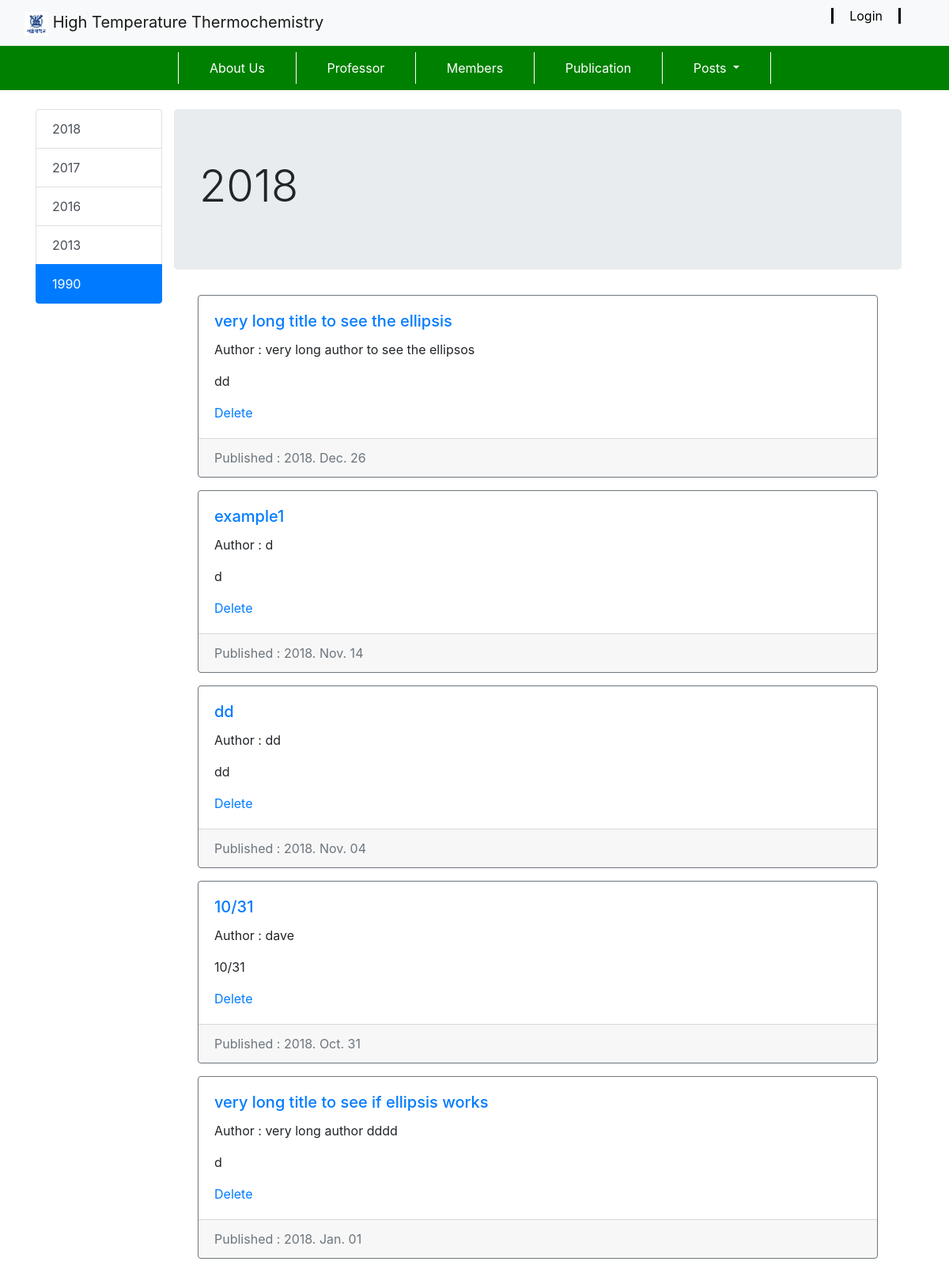
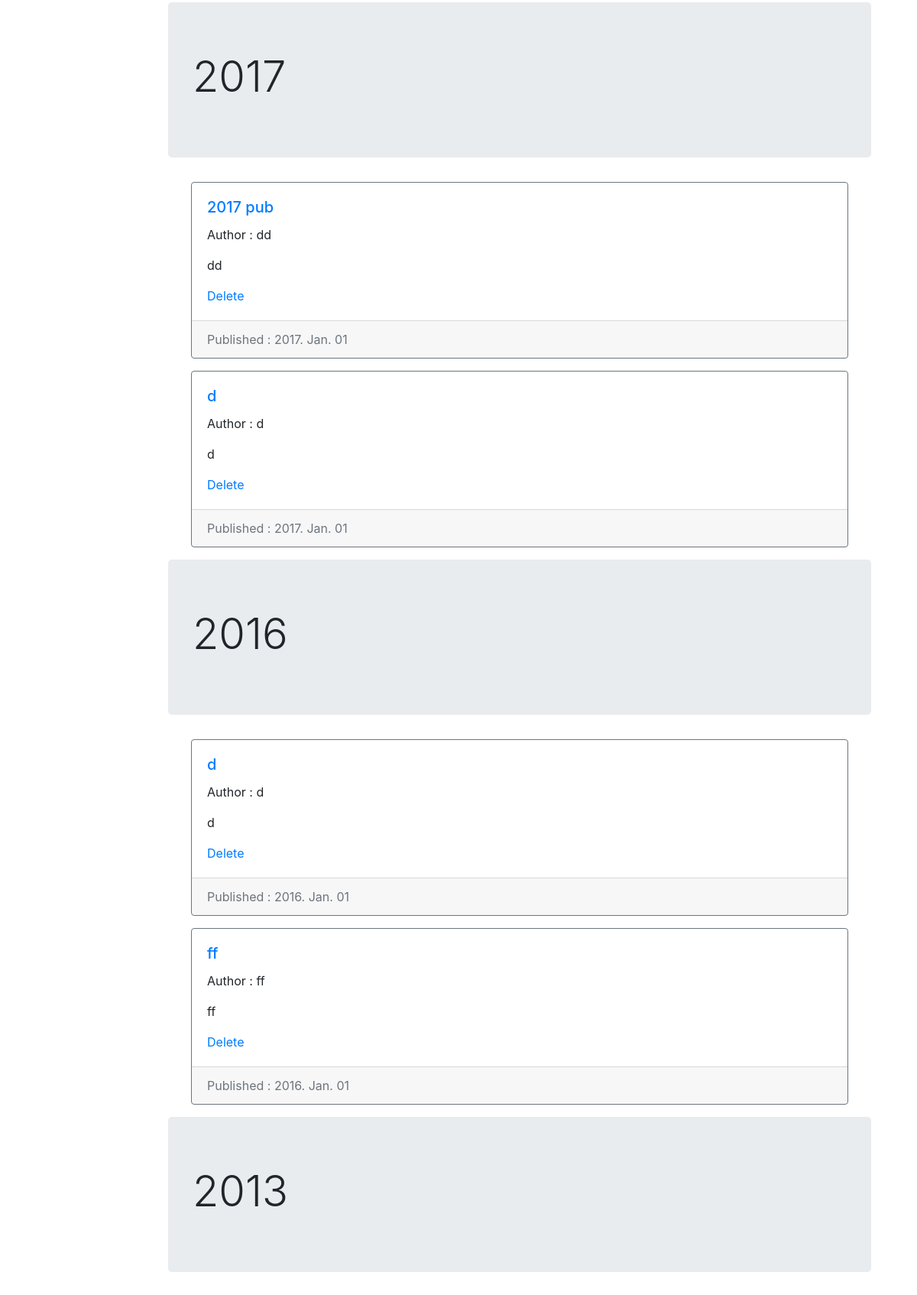
The page /publication/list (upper part) on the database its author committed (2 pictures, top to bottom).
### blog/models.py (models this page shows, shortened)
class Publication(models.Model):
    title = models.CharField(max_length=500)
    explanation_for_the_publication = models.CharField(max_length=500)
    author = models.CharField(max_length=500)
    year_of_publication = models.DateTimeField(blank=False)
    link_url = models.URLField(max_length=500)
    created_date = models.DateTimeField(default=timezone.now)

### blog/views.py (the view)
# urls.py: path('publication/list', views.PublicationListView.as_view(), name='publication_list'),
class PublicationListView(ListView):
    model = Publication
    context_object_name = 'publications'
    def get_queryset(self):
        return Publication.objects.order_by('-year_of_publication')
    def get_context_data(self):
        context = super(PublicationListView, self).get_context_data()
        context['years'] = []
        years_list = []
        publications = Publication.objects.order_by('-year_of_publication')
        for publication in publications:
            years_list.append(publication.year_of_publication.year)
        years_list = list(set(years_list))
        years_list.sort(reverse=True)
        context['years'] = years_list
        return context

### templates/blog/publication_list.html (shortened to what this page needs)
{% extends 'blog/base.html' %}
{% block content %}
<div class="row">
<div class="col-2">
    <div data-spy="scroll" id="list-example" class="list-group sticky-top">
        {% for year in years %}
        <a class="list-group-item list-group-item-action" href="#list-item-{{year}}">{{year}}</a>
        {% endfor %}
    </div>
</div>
<div class = "card-deck col-10">
    {% for year in years %}
    <div data-spy="scroll" data-target="#list-example" data-offset="10" class="scrollspy-example jumbotron col-12">
        <h1 class="display-4" id="list-item-{{year}}">{{year}}</h1>
    </div>
    {% for publication in publications %}
    {% if year == publication.year_of_publication.year %}
    <div  class="col-12">
            <div class="card border-secondary mb-3">
                <div class="card-body">
                    <h5 class="card-title"><a href="{{ publication.link_url }}">{{ publication.title }}</a></h5>
                    <p class="card-text">Author : {{ publication.author|truncatechars:200 }}</p>
                    <p class="card-text">{{ publication.explanation_for_the_publication|truncatechars:200 }}</p>
                        <a href="{% url 'publication_remove' pk=publication.pk %}" class="card-link">Delete</a>
                    </div>
                <div class="card-footer text-muted">
                    Published : {{ publication.year_of_publication|date:"Y. M. d"}}
                </div>
            </div>
    </div>
        <br>
    {% endif %}
    {% endfor %}
    {% endfor %}
</div>
</div>
{% endblock %}

### rows shown on the page
Publication: title "very long title to see the ellipsis", author "very long author to see the ellipsos", explanation_for_the_publication "dd", year_of_publication "2018. Dec. 26"
Publication: title "example1", author "d", explanation_for_the_publication "d", year_of_publication "2018. Nov. 14"
Publication: title "dd", author "dd", explanation_for_the_publication "dd", year_of_publication "2018. Nov. 04"
Publication: title "10/31", author "dave", explanation_for_the_publication "10/31", year_of_publication "2018. Oct. 31"
Publication: title "very long title to see if ellipsis works", author "very long author dddd", explanation_for_the_publication "d", year_of_publication "2018. Jan. 01"
Publication: title "2017 pub", author "dd", explanation_for_the_publication "dd", year_of_publication "2017. Jan. 01"
Publication: title "d", author "d", explanation_for_the_publication "d", year_of_publication "2017. Jan. 01"
Publication: title "d", author "d", explanation_for_the_publication "d", year_of_publication "2016. Jan. 01"
Publication: title "ff", author "ff", explanation_for_the_publication "ff", year_of_publication "2016. Jan. 01"

### other values the page prints
{{ year }} "2018" "2017" "2016" "2013" "1990"
{{ year }} "2018" "2017" "2016" "2013"
